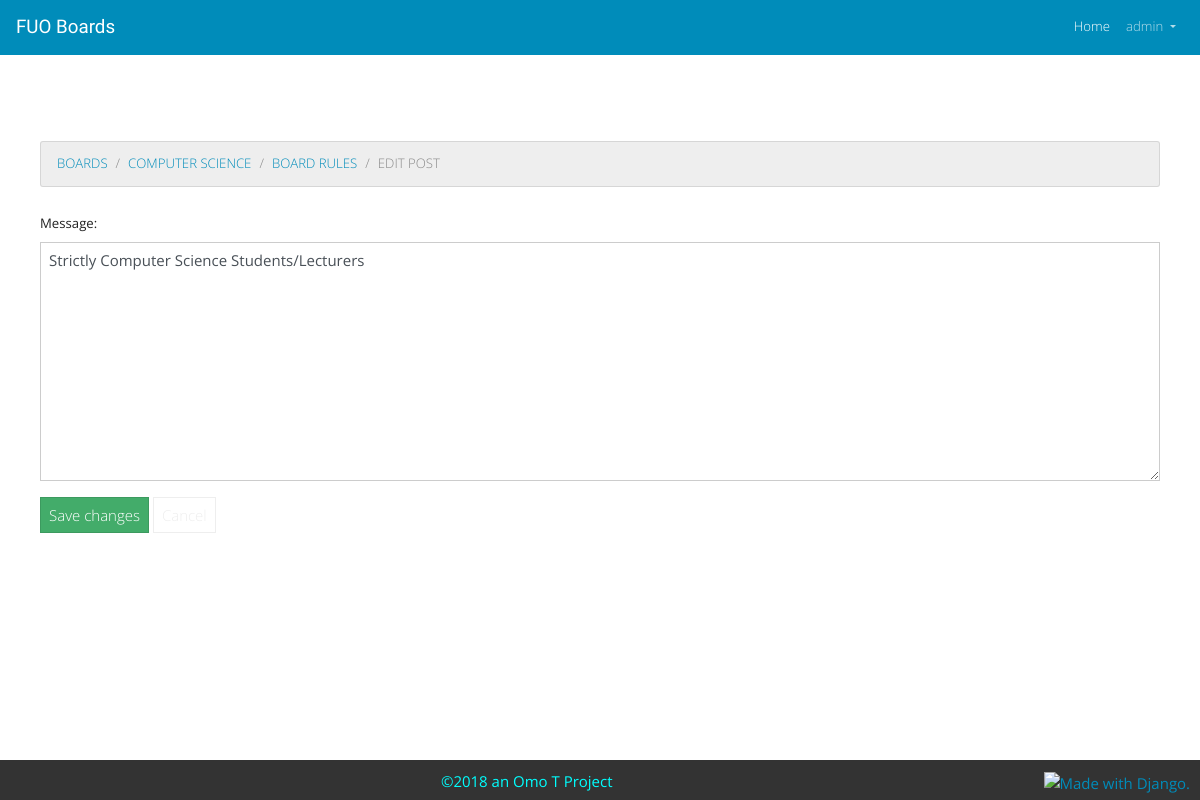
Screenshot of /boards/5/topics/8/posts/8/edit (signed in) with the database file from the repository.
### board/models.py (models this page shows, shortened)
class Post(models.Model):
    message = models.TextField(max_length=4000)
    topic = models.ForeignKey(Topic, on_delete=models.CASCADE, related_name="posts")
    created_at = models.DateTimeField(auto_now_add=True)
    updated_at = models.DateTimeField(null=True)
    created_by = models.ForeignKey(User, on_delete=models.CASCADE, related_name="posts")
    updated_by = models.ForeignKey(User, on_delete=models.CASCADE, null=True, related_name="+")

class Topic(models.Model):
    subject = models.CharField(max_length=255)
    last_updated = models.DateTimeField(auto_now_add=True)
    board = models.ForeignKey(Board, on_delete=models.CASCADE, related_name='topics')
    starter = models.ForeignKey(User, on_delete=models.CASCADE, related_name='topics')
    views = models.PositiveIntegerField(default=0)

class Board(models.Model):
    name = models.CharField(max_length=30, unique=True)
    description = models.CharField(max_length=256)

### board/views.py (the view, shortened to what this page needs)
# urls.py: path('boards/<int:pk>/topics/<int:topic_pk>/posts/<int:post_pk>/edit', views.PostUpdateView.as_view(),
@method_decorator(login_required, name='dispatch')
class PostUpdateView(UpdateView):
    model = Post
    fields = ('message', )
    template_name = 'edit_post.html'
    pk_url_kwarg = 'post_pk'
    context_object_name = 'post'
    def get_queryset(self):
        queryset = super().get_queryset()
        return queryset.filter(created_by=self.request.user)

### templates/edit_post.html (shortened to what this page needs)
{% extends 'base.html' %}
{% block stylesheet %}
    <link rel="stylesheet" href="https://cdn.jsdelivr.net/simplemde/latest/simplemde.min.css">
{% endblock %}
{% block breadcrumb %}
  <li class="breadcrumb-item"><a href="{% url 'home' %}">Boards</a></li>
  <li class="breadcrumb-item"><a href="{% url 'board_topics' post.topic.board.pk %}">{{ post.topic.board.name }}</a></li>
  <li class="breadcrumb-item"><a href="{% url 'topic_posts' post.topic.board.pk post.topic.pk %}">{{ post.topic.subject }}</a></li>
  <li class="breadcrumb-item active">Edit post</li>
{% endblock %}
{% block content %}
  <form method="post" class="mb-4" novalidate>
    {% include 'includes/form.html' %}
    <button type="submit" class="btn btn-success">Save changes</button>
    <a href="{% url 'topic_posts' post.topic.board.pk post.topic.pk %}" class="btn btn-outline-secondary" role="button">Cancel</a>
  </form>
{% endblock %}

### templates/base.html (shortened to what this page needs)
<!DOCTYPE html>
<html lang="en">
<head>
    <link href="https://stackpath.bootstrapcdn.com/bootswatch/4.1.1/yeti/bootstrap.min.css" rel="stylesheet">
    {% load static %}
    {% block stylesheet %}{% endblock %}
</head>
<body style="height: 100%; width: 100%; min-height: 100%; position: relative;">
    {% block body %}
        <nav class="navbar navbar-expand-lg navbar-dark bg-primary" style="margin-bottom: 4em">
            <a class="navbar-brand" href="{% url 'home'%}" style="font-family: 'Wendy One', sans-serif;"><strong>FUO</strong> Boards</a>
            <div class="collapse navbar-collapse" id="navbarNavAltMarkup">
                {% if user.is_authenticated %}
                <ul class="navbar-nav ml-auto">
                    <li class="nav-item active">
                        <a class="nav-link" href="#">Home <span class="sr-only">(current)</span></a>
                    </li>
                    <li class="nav-item dropdown">
                        <a class="nav-link dropdown-toggle" href="#" id="userMenu" data-toggle="dropdown" aria-haspopup="true" aria-expanded="false">
                            {{ user.username }}
                        </a>
                    </li>
                </ul>
                {% endif %}
            </div>
        </nav>
    <div class="container" style=" padding:10px; padding-bottom:40px;">
        <ol class="breadcrumb my-4">
            {% block breadcrumb %}
            {% endblock %}
        </ol>
        {% block content %}
        {% endblock %}
    </div>
    {% endblock body %}
    <footer class="footer" style="position: fixed; bottom: 0; height: 40px; width: 100%; text-align: center; display: block; background: #333;">
        <p style="color: aqua; padding: 10px 10px 0px 10px; margin-bottom: 0px">©2018 an Omo T Project<a href="http://www.djangoproject.com/" style="float: right"><img src="https://www.djangoproject.com/m/img/badges/djangomade124x25_grey.gif" border="0" alt="Made with Django." title="Made with Django." /></a></p></footer>
</body>
</html>

### templates/includes/form.html (shortened to what this page needs)
{% load widget_tweaks %}
{% for field in form %}
  <div class="form-group">
    {{ field.label_tag }}
    {% if form.is_bound %}
      {% if field.errors %}
        {{ field|add_class:'form-control is-invalid' }}
        {% for error in field.errors %}
          <div class="invalid-feedback">
            {{ error }}
            </div>
        {% endfor %}
      {% else %}
        {{ field|add_class:'form-control is-valid' }}
      {% endif %}
    {% else %}
      {{ field|add_class:'form-control' }}
    {% endif %}
    </div>
{% endfor %}

### rows the page displays
Post: topic.board.name "COMPUTER SCIENCE", topic.subject "BOARD RULES", form "Strictly Computer Science Students/Lecturers"

### other values shown
{{ user.username }} "admin"
{{ field.label_tag }} "Message:"
